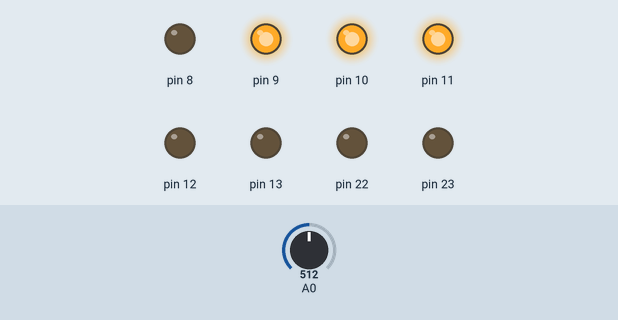
This sketch was run on a simulated Arduino Uno, built with avr-gcc and run on an emulated ATmega328P. Shown: output pins drawn as LEDs (lit = HIGH). The inputs (shaded band) are chosen by the test bench; at power-on: A0 = 512.

Above: at 1.2 s.
1.3 s: A0 set to 546
2.8 s: A0 set to 560
At 3.7 s:
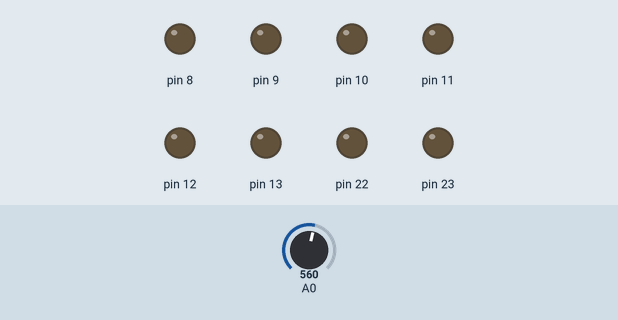
4.3 s: A0 set to 122
At 4.9 s:
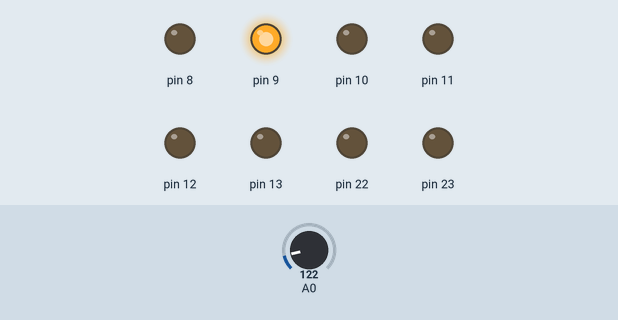
5.8 s: A0 set to 66
7.3 s: A0 set to 56
At 8.3 s:
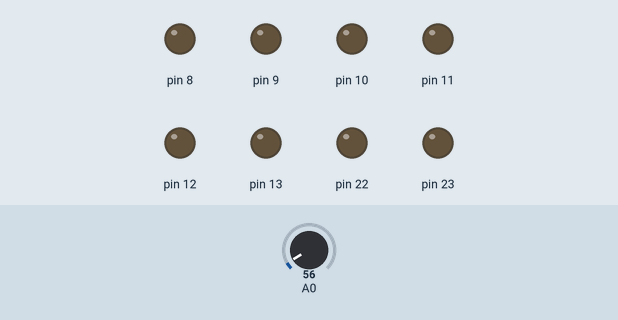
8.8 s: A0 set to 511
At 9.5 s:
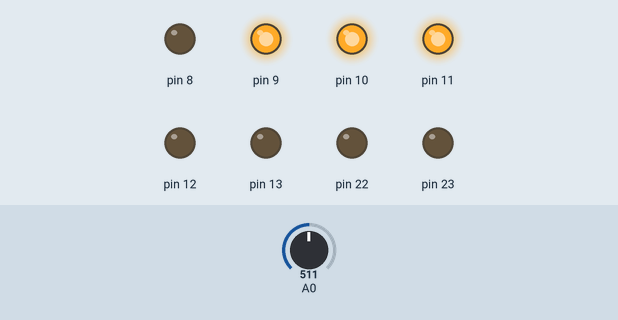
Timing chart, 0 to 11.3 s (numbered marks = the images above; inputs shaded):
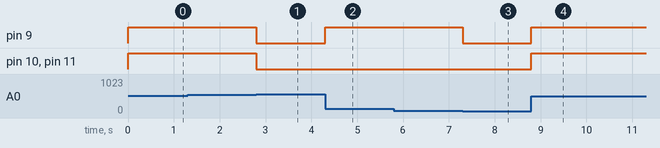

The sketch:

panel_glowny.ino
```cpp
void setup() {
  DDRB = 255;
}

void loop() {
  int value = analogRead(A0);
  float voltage = value * (5.0 / 1023.0);
  int button;

  if(voltage > 0.3 && voltage < 0.6) button = 1;
  else if(voltage > 0 && voltage < 0.06) button = 2;
  else if(voltage > 0.7 && voltage < 0.95) button = 3;
  else if(voltage > 1.1 && voltage < 1.3) button = 4;
  else if(voltage > 1.5 && voltage < 1.8) button = 5;
  else if(voltage > 2 && voltage < 2.2) button = 6;
  else if(voltage > 2.4 && voltage < 2.7) button = 7;

  switch(button){
    case 1: PORTB |= (1<<1);
    break;
    case 2: PORTB |= (2<<1);
    break;
    case 3: PORTB |= (3<<1);
    break;
    case 4: PORTB |= (4<<1);
    break;
    case 5: PORTB |= (5<<1);
    break;
    case 6: PORTB |= (6<<1);
    break;
    case 7: PORTB |= (7<<1);
    break;
    default: PORTB = 0;
  }
}
```

Measured:
- the behaviour switches between 552 and 553 on A0 (found by bisection; images 0 and 1)
- the behaviour switches between 62 and 61 on A0 (found by bisection; images 2 and 3)
- after the input at 1.3 s, every drawn part: stays the same
- after the input at 2.8 s, pin 9–11: HIGH → LOW at once
- after the input at 4.3 s, pin 9: LOW → HIGH at once
- after the input at 5.8 s, every drawn part: stays the same
- after the input at 7.3 s, pin 9: HIGH → LOW at once
- after the input at 8.8 s, pin 9–11: LOW → HIGH at once
